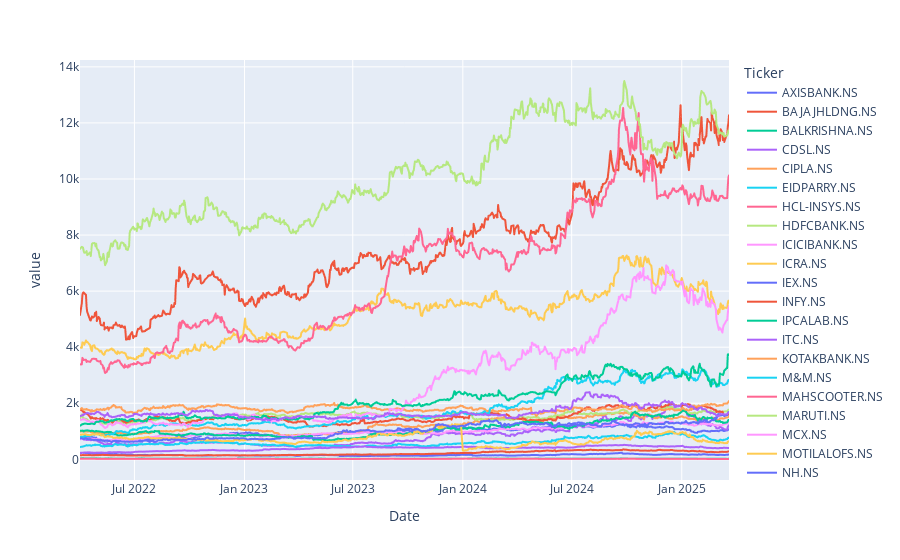

Notebook code for this chart:
### Code cell
import plotly.express as px
px.line(data)

### Figure 1 — Plotly figure (JSON) as saved in the notebook; plotly's stock layout.template omitted (floating-point values rounded to 4 significant figures; data arrays with more than 128 entries replaced by an {"elided": "..."} marker saying what was removed)
{"data": [{"hovertemplate": "Ticker=AXISBANK.NS<br>Date=%{x}<br>value=%{y}<extra></extra>", "legendgroup": "AXISBANK.NS", "line": {"color": "#636efa", "dash": "solid"}, "marker": {"symbol": "circle"}, "mode": "lines", "name": "AXISBANK.NS", "showlegend": true, "type": "scattergl", "x": {"elided": "735 str values"}, "xaxis": "x", "y": {"elided": "735 float values"}, "yaxis": "y"}, {"hovertemplate": "Ticker=BAJAJHLDNG.NS<br>Date=%{x}<br>value=%{y}<extra></extra>", "legendgroup": "BAJAJHLDNG.NS", "line": {"color": "#EF553B", "dash": "solid"}, "marker": {"symbol": "circle"}, "mode": "lines", "name": "BAJAJHLDNG.NS", "showlegend": true, "type": "scattergl", "x": {"elided": "735 str values"}, "xaxis": "x", "y": {"elided": "735 float values"}, "yaxis": "y"}, {"hovertemplate": "Ticker=BALKRISHNA.NS<br>Date=%{x}<br>value=%{y}<extra></extra>", "legendgroup": "BALKRISHNA.NS", "line": {"color": "#00cc96", "dash": "solid"}, "marker": {"symbol": "circle"}, "mode": "lines", "name": "BALKRISHNA.NS", "showlegend": true, "type": "scattergl", "x": {"elided": "735 str values"}, "xaxis": "x", "y": {"elided": "735 float values"}, "yaxis": "y"}, {"hovertemplate": "Ticker=CDSL.NS<br>Date=%{x}<br>value=%{y}<extra></extra>", "legendgroup": "CDSL.NS", "line": {"color": "#ab63fa", "dash": "solid"}, "marker": {"symbol": "circle"}, "mode": "lines", "name": "CDSL.NS", "showlegend": true, "type": "scattergl", "x": {"elided": "735 str values"}, "xaxis": "x", "y": {"elided": "735 float values"}, "yaxis": "y"}, {"hovertemplate": "Ticker=CIPLA.NS<br>Date=%{x}<br>value=%{y}<extra></extra>", "legendgroup": "CIPLA.NS", "line": {"color": "#FFA15A", "dash": "solid"}, "marker": {"symbol": "circle"}, "mode": "lines", "name": "CIPLA.NS", "showlegend": true, "type": "scattergl", "x": {"elided": "735 str values"}, "xaxis": "x", "y": {"elided": "735 float values"}, "yaxis": "y"}, {"hovertemplate": "Ticker=EIDPARRY.NS<br>Date=%{x}<br>value=%{y}<extra></extra>", "legendgroup": "EIDPARRY.NS", "line": {"color": "#19d3f3", "dash": "solid"}, "marker": {"symbol": "circle"}, "mode": "lines", "name": "EIDPARRY.NS", "showlegend": true, "type": "scattergl", "x": {"elided": "735 str values"}, "xaxis": "x", "y": {"elided": "735 float values"}, "yaxis": "y"}, {"hovertemplate": "Ticker=HCL-INSYS.NS<br>Date=%{x}<br>value=%{y}<extra></extra>", "legendgroup": "HCL-INSYS.NS", "line": {"color": "#FF6692", "dash": "solid"}, "marker": {"symbol": "circle"}, "mode": "lines", "name": "HCL-INSYS.NS", "showlegend": true, "type": "scattergl", "x": {"elided": "735 str values"}, "xaxis": "x", "y": {"elided": "735 float values"}, "yaxis": "y"}, {"hovertemplate": "Ticker=HDFCBANK.NS<br>Date=%{x}<br>value=%{y}<extra></extra>", "legendgroup": "HDFCBANK.NS", "line": {"color": "#B6E880", "dash": "solid"}, "marker": {"symbol": "circle"}, "mode": "lines", "name": "HDFCBANK.NS", "showlegend": true, "type": "scattergl", "x": {"elided": "735 str values"}, "xaxis": "x", "y": {"elided": "735 float values"}, "yaxis": "y"}, {"hovertemplate": "Ticker=ICICIBANK.NS<br>Date=%{x}<br>value=%{y}<extra></extra>", "legendgroup": "ICICIBANK.NS", "line": {"color": "#FF97FF", "dash": "solid"}, "marker": {"symbol": "circle"}, "mode": "lines", "name": "ICICIBANK.NS", "showlegend": true, "type": "scattergl", "x": {"elided": "735 str values"}, "xaxis": "x", "y": {"elided": "735 float values"}, "yaxis": "y"}, {"hovertemplate": "Ticker=ICRA.NS<br>Date=%{x}<br>value=%{y}<extra></extra>", "legendgroup": "ICRA.NS", "line": {"color": "#FECB52", "dash": "solid"}, "marker": {"symbol": "circle"}, "mode": "lines", "name": "ICRA.NS", "showlegend": true, "type": "scattergl", "x": {"elided": "735 str values"}, "xaxis": "x", "y": {"elided": "735 float values"}, "yaxis": "y"}, {"hovertemplate": "Ticker=IEX.NS<br>Date=%{x}<br>value=%{y}<extra></extra>", "legendgroup": "IEX.NS", "line": {"color": "#636efa", "dash": "solid"}, "marker": {"symbol": "circle"}, "mode": "lines", "name": "IEX.NS", "showlegend": true, "type": "scattergl", "x": {"elided": "735 str values"}, "xaxis": "x", "y": {"elided": "735 float values"}, "yaxis": "y"}, {"hovertemplate": "Ticker=INFY.NS<br>Date=%{x}<br>value=%{y}<extra></extra>", "legendgroup": "INFY.NS", "line": {"color": "#EF553B", "dash": "solid"}, "marker": {"symbol": "circle"}, "mode": "lines", "name": "INFY.NS", "showlegend": true, "type": "scattergl", "x": {"elided": "735 str values"}, "xaxis": "x", "y": {"elided": "735 float values"}, "yaxis": "y"}, {"hovertemplate": "Ticker=IPCALAB.NS<br>Date=%{x}<br>value=%{y}<extra></extra>", "legendgroup": "IPCALAB.NS", "line": {"color": "#00cc96", "dash": "solid"}, "marker": {"symbol": "circle"}, "mode": "lines", "name": "IPCALAB.NS", "showlegend": true, "type": "scattergl", "x": {"elided": "735 str values"}, "xaxis": "x", "y": {"elided": "735 float values"}, "yaxis": "y"}, {"hovertemplate": "Ticker=ITC.NS<br>Date=%{x}<br>value=%{y}<extra></extra>", "legendgroup": "ITC.NS", "line": {"color": "#ab63fa", "dash": "solid"}, "marker": {"symbol": "circle"}, "mode": "lines", "name": "ITC.NS", "showlegend": true, "type": "scattergl", "x": {"elided": "735 str values"}, "xaxis": "x", "y": {"elided": "735 float values"}, "yaxis": "y"}, {"hovertemplate": "Ticker=KOTAKBANK.NS<br>Date=%{x}<br>value=%{y}<extra></extra>", "legendgroup": "KOTAKBANK.NS", "line": {"color": "#FFA15A", "dash": "solid"}, "marker": {"symbol": "circle"}, "mode": "lines", "name": "KOTAKBANK.NS", "showlegend": true, "type": "scattergl", "x": {"elided": "735 str values"}, "xaxis": "x", "y": {"elided": "735 float values"}, "yaxis": "y"}, {"hovertemplate": "Ticker=M&M.NS<br>Date=%{x}<br>value=%{y}<extra></extra>", "legendgroup": "M&M.NS", "line": {"color": "#19d3f3", "dash": "solid"}, "marker": {"symbol": "circle"}, "mode": "lines", "name": "M&M.NS", "showlegend": true, "type": "scattergl", "x": {"elided": "735 str values"}, "xaxis": "x", "y": {"elided": "735 float values"}, "yaxis": "y"}, {"hovertemplate": "Ticker=MAHSCOOTER.NS<br>Date=%{x}<br>value=%{y}<extra></extra>", "legendgroup": "MAHSCOOTER.NS", "line": {"color": "#FF6692", "dash": "solid"}, "marker": {"symbol": "circle"}, "mode": "lines", "name": "MAHSCOOTER.NS", "showlegend": true, "type": "scattergl", "x": {"elided": "735 str values"}, "xaxis": "x", "y": {"elided": "735 float values"}, "yaxis": "y"}, {"hovertemplate": "Ticker=MARUTI.NS<br>Date=%{x}<br>value=%{y}<extra></extra>", "legendgroup": "MARUTI.NS", "line": {"color": "#B6E880", "dash": "solid"}, "marker": {"symbol": "circle"}, "mode": "lines", "name": "MARUTI.NS", "showlegend": true, "type": "scattergl", "x": {"elided": "735 str values"}, "xaxis": "x", "y": {"elided": "735 float values"}, "yaxis": "y"}, {"hovertemplate": "Ticker=MCX.NS<br>Date=%{x}<br>value=%{y}<extra></extra>", "legendgroup": "MCX.NS", "line": {"color": "#FF97FF", "dash": "solid"}, "marker": {"symbol": "circle"}, "mode": "lines", "name": "MCX.NS", "showlegend": true, "type": "scattergl", "x": {"elided": "735 str values"}, "xaxis": "x", "y": {"elided": "735 float values"}, "yaxis": "y"}, {"hovertemplate": "Ticker=MOTILALOFS.NS<br>Date=%{x}<br>value=%{y}<extra></extra>", "legendgroup": "MOTILALOFS.NS", "line": {"color": "#FECB52", "dash": "solid"}, "marker": {"symbol": "circle"}, "mode": "lines", "name": "MOTILALOFS.NS", "showlegend": true, "type": "scattergl", "x": {"elided": "735 str values"}, "xaxis": "x", "y": {"elided": "735 float values"}, "yaxis": "y"}, {"hovertemplate": "Ticker=NH.NS<br>Date=%{x}<br>value=%{y}<extra></extra>", "legendgroup": "NH.NS", "line": {"color": "#636efa", "dash": "solid"}, "marker": {"symbol": "circle"}, "mode": "lines", "name": "NH.NS", "showlegend": true, "type": "scattergl", "x": {"elided": "735 str values"}, "xaxis": "x", "y": {"elided": "735 float values"}, "yaxis": "y"}, {"hovertemplate": "Ticker=POWERGRID.NS<br>Date=%{x}<br>value=%{y}<extra></extra>", "legendgroup": "POWERGRID.NS", "line": {"color": "#EF553B", "dash": "solid"}, "marker": {"symbol": "circle"}, "mode": "lines", "name": "POWERGRID.NS", "showlegend": true, "type": "scattergl", "x": {"elided": "735 str values"}, "xaxis": "x", "y": {"elided": "735 float values"}, "yaxis": "y"}, {"hovertemplate": "Ticker=SWARAJENG.NS<br>Date=%{x}<br>value=%{y}<extra></extra>", "legendgroup": "SWARAJENG.NS", "line": {"color": "#00cc96", "dash": "solid"}, "marker": {"symbol": "circle"}, "mode": "lines", "name": "SWARAJENG.NS", "showlegend": true, "type": "scattergl", "x": {"elided": "735 str values"}, "xaxis": "x", "y": {"elided": "735 float values"}, "yaxis": "y"}, {"hovertemplate": "Ticker=ZYDUSWELL.NS<br>Date=%{x}<br>value=%{y}<extra></extra>", "legendgroup": "ZYDUSWELL.NS", "line": {"color": "#ab63fa", "dash": "solid"}, "marker": {"symbol": "circle"}, "mode": "lines", "name": "ZYDUSWELL.NS", "showlegend": true, "type": "scattergl", "x": {"elided": "735 str values"}, "xaxis": "x", "y": {"elided": "735 float values"}, "yaxis": "y"}], "layout": {"legend": {"title": {"text": "Ticker"}, "tracegroupgap": 0}, "margin": {"t": 60}, "xaxis": {"anchor": "y", "domain": [0, 1], "title": {"text": "Date"}}, "yaxis": {"anchor": "x", "domain": [0, 1], "title": {"text": "value"}}}}
